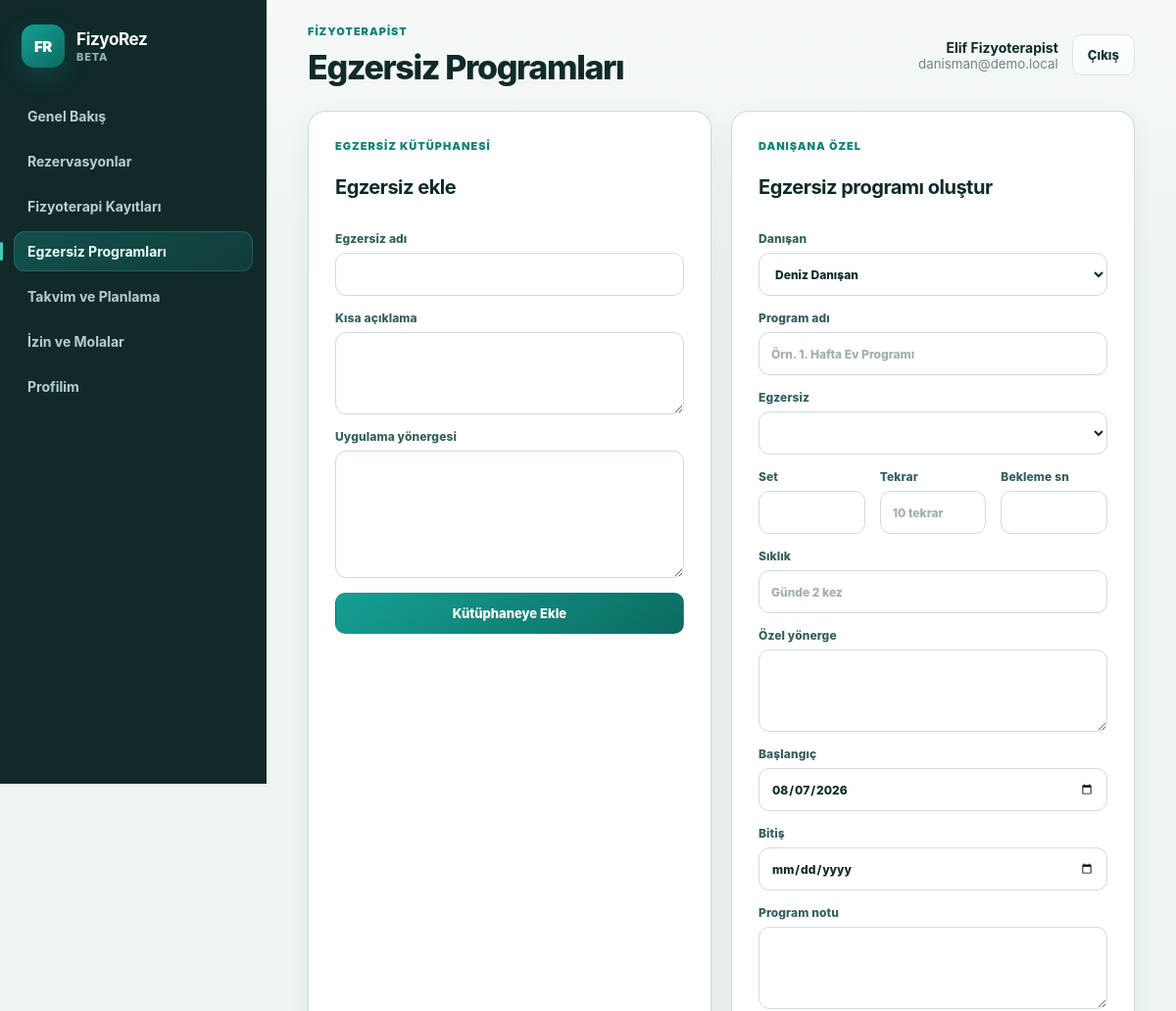
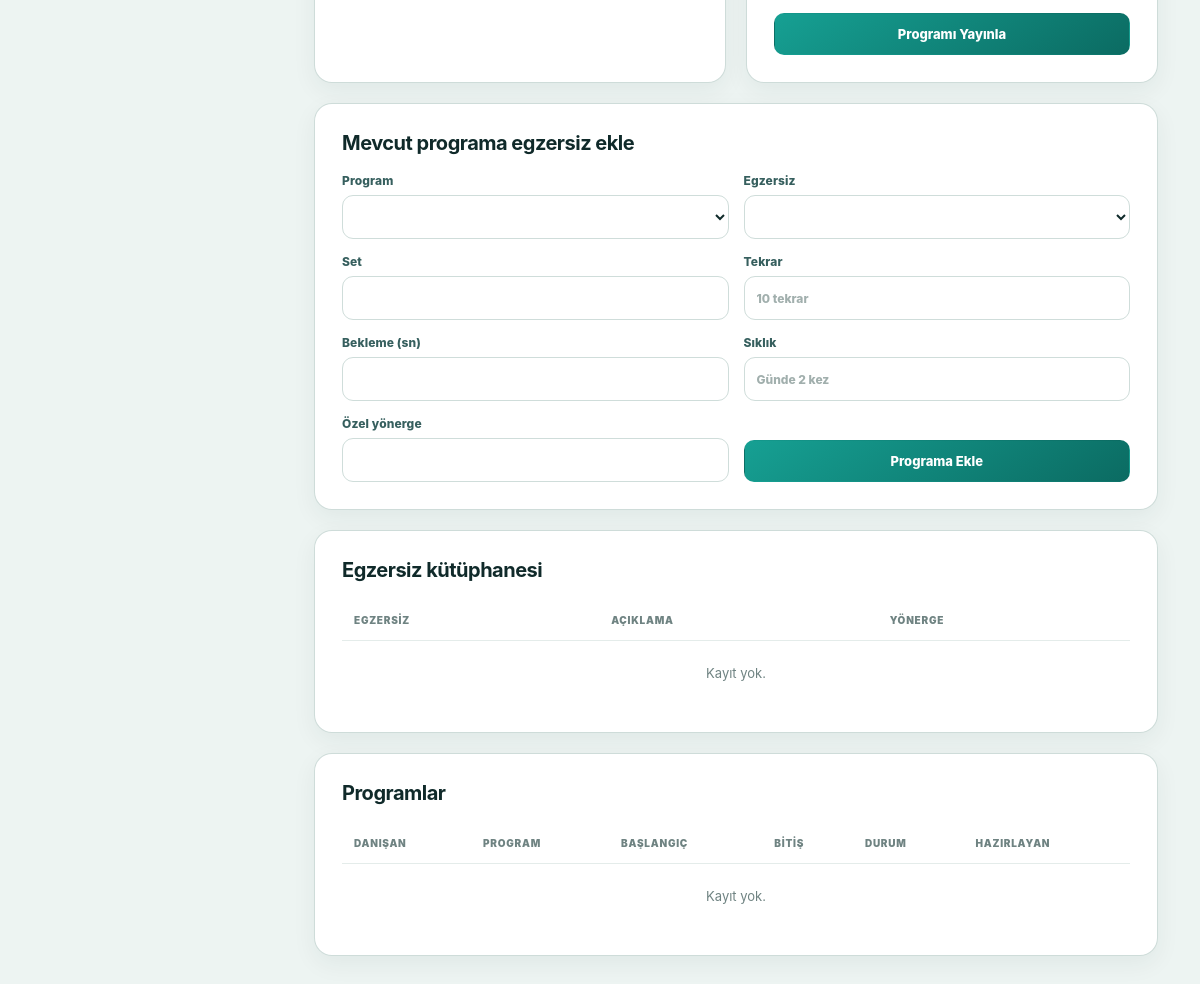
The page /admin/exercises (signed in) on the database its author committed (2 pictures, top to bottom).
### tables this page shows
CREATE TABLE IF NOT EXISTS users (
    id INT UNSIGNED AUTO_INCREMENT PRIMARY KEY,
    role ENUM('super_admin', 'admin', 'consultant', 'staff', 'customer') NOT NULL,
    name VARCHAR(160) NOT NULL,
    email VARCHAR(190) NOT NULL UNIQUE,
    phone VARCHAR(40) NULL,
    password_hash VARCHAR(255) NOT NULL,
    status ENUM('pending', 'active', 'suspended', 'passive') NOT NULL DEFAULT 'active',
    email_verified_at DATETIME NULL,
    privacy_consent_at DATETIME NULL,
    last_login_at DATETIME NULL,
    created_at DATETIME NOT NULL DEFAULT CURRENT_TIMESTAMP,
    updated_at DATETIME NULL ON UPDATE CURRENT_TIMESTAMP,
    INDEX idx_users_role (role),
    INDEX idx_users_status (status)
);

### admin/index.php (called while the page is built, shortened)
<?php
require dirname(__DIR__) . '/app/web.php';

### app/core.php (called while the page is built, shortened)
<?php
function config(string $key, mixed $default = null): mixed
{
    $value = $GLOBALS['config'] ?? [];
    foreach (explode('.', $key) as $segment) {
        $value = $value[$segment];
    }
    return $value;
}
function e(mixed $value): string
{
    return htmlspecialchars((string) $value, ENT_QUOTES, 'UTF-8');
}
function normalize_app_path(string $path): string
{
    $path = '/' . trim($path, '/');
    return $path === '//' ? '/' : $path;
}
function app_base_path(): string
{
    static $basePath = null;
    if ($basePath !== null) {
        return $basePath;
    }
    $scriptName = str_replace('\\', '/', (string) ($_SERVER['SCRIPT_NAME'] ?? ''));
    if (str_ends_with($scriptName, '/api/v1/index.php')) {
        $scriptDir = dirname(dirname(dirname($scriptName)));
    } elseif (str_ends_with($scriptName, '/admin/index.php')) {
        $scriptDir = dirname(dirname($scriptName));
    } elseif (str_ends_with($scriptName, '/index.php')) {
        $scriptDir = dirname($scriptName);
    } else {
        $scriptDir = '';
    }
    $scriptDir = trim(str_replace('\\', '/', $scriptDir), '/');
    return $basePath = $scriptDir === '' ? '' : '/' . $scriptDir;
}
function url_for(string $path = ''): string
{
    $base = app_base_path();
    $path = normalize_app_path($path);
    return $path === '/' ? ($base === '' ? '/' : $base . '/') : $base . $path;
}
function asset_url(string $path): string
{
    return url_for('/' . ltrim($path, '/'));
}
final class DB
{
    private static ?PDO $pdo = null;
    public static function pdo(): PDO
    {
        if (self::$pdo instanceof PDO) {
            return self::$pdo;
        }
        $db = config('db');
        $dsn = sprintf(
            'mysql:host=%s;dbname=%s;charset=%s',
            $db['host'] ?? 'localhost',
            $db['name'] ?? '',
            $db['charset'] ?? 'utf8mb4'
        );
        try {
            self::$pdo = new PDO($dsn, (string) ($db['user'] ?? ''), (string) ($db['pass'] ?? ''), [
                PDO::ATTR_ERRMODE => PDO::ERRMODE_EXCEPTION,
                PDO::ATTR_DEFAULT_FETCH_MODE => PDO::FETCH_ASSOC,
                PDO::ATTR_EMULATE_PREPARES => false,
            ]);
        } catch (PDOException $e) {
            throw new RuntimeException(friendly_error_message($e), 0, $e);
        }
        return self::$pdo;
    }
    public static function fetch(string $sql, array $params = []): ?array
    {
        $stmt = self::pdo()->prepare($sql);
        $stmt->execute($params);
        $row = $stmt->fetch();
        return $row ?: null;
    }
    public static function fetchAll(string $sql, array $params = []): array
    {
        $stmt = self::pdo()->prepare($sql);
        $stmt->execute($params);
        return $stmt->fetchAll();
    }
}
final class Auth
{
    public static function currentUser(): ?array
    {
        $user = DB::fetch('SELECT * FROM users WHERE id = ? AND status = "active"', [(int) $_SESSION['user_id']]);
        return $user ? self::sanitizeUser($user) : null;
    }
    public static function requireWeb(array $roles = []): array
    {
        $user = self::currentUser();
        return $user;
    }
    public static function sanitizeUser(array $user): array
    {
        unset($user['password_hash'], $user['token_hash']);
        return $user;
    }
}

### app/authorization.php (called while the page is built, shortened)
<?php
final class Authorization
{
    private static array $cache = [];
    public static function can(array $user, string $permission): bool
    {
        $role = (string) ($user['role'] ?? '');
        if (!array_key_exists($role, self::$cache)) {
            $rows = DB::fetchAll(
                'SELECT p.slug FROM permissions p
                 INNER JOIN role_permissions rp ON rp.permission_id = p.id
                 INNER JOIN roles r ON r.id = rp.role_id
                 WHERE r.slug = ?',
                [$role]
            );
            self::$cache[$role] = array_fill_keys(array_column($rows, 'slug'), true);
        }
        return isset(self::$cache[$role][$permission]);
    }
}
function can(array $user, string $permission): bool
{
    return Authorization::can($user, $permission);
}

### app/web.php (the view, shortened to what this page needs)
<?php
$path = current_path();
$flash = $_SESSION['flash'] ?? null;
try {
    $user = Auth::requireWeb();
    render_page($user, $path, $flash);
} catch (Throwable $e) {
    http_response_code(500);
    render_error($e);
}
function role_home(string $role): string
{
    return $role === 'customer' ? '/customer' : '/admin';
}
    ?>
    <?php
function render_page(array $user, string $path, ?array $flash): void
{
    $title = page_title($path);
    ?>
    <!doctype html><html lang="tr"><head><meta charset="utf-8"><meta name="viewport" content="width=device-width, initial-scale=1">
    <title><?= e($title) ?> · <?= e(config('app.name')) ?></title><link rel="stylesheet" href="<?= e(asset_url('assets/css/app.css')) ?>"></head><body>
    <div class="app-shell"><aside class="sidebar" id="sidebar"><a href="<?= e(url_for(role_home((string) $user['role']))) ?>" class="brand"><span class="brand-mark">FR</span><span><strong><?= e(config('app.name')) ?></strong><small>Beta</small></span></a><nav class="nav"><?= nav_links($user, $path) ?></nav></aside>
    <div class="main-shell"><header class="topbar"><button type="button" class="menu-button" data-menu aria-label="Menüyü aç">☰</button><div><p class="eyebrow"><?= e(role_label((string) $user['role'])) ?></p><h1><?= e($title) ?></h1></div><div class="user-box"><span><strong><?= e($user['name']) ?></strong><small><?= e($user['email']) ?></small></span><form method="post" action="<?= e(url_for('/logout')) ?>"><?= csrf_field() ?><button class="btn btn-ghost">Çıkış</button></form></div></header>
    <?php render_flash($flash); ?><main class="content"><?php render_route($user, $path); ?></main></div></div>
    <script src="<?= e(asset_url('assets/js/app.js')) ?>"></script></body></html>
    <?php
}
function page_title(string $path): string
{
    return [
        '/admin' => 'Genel Bakış', '/admin/users' => 'Personel Yönetimi', '/admin/customers' => 'Danışanlar', '/admin/roles' => 'Rol ve Yetkiler',
        '/admin/services' => 'Hizmetler', '/admin/packages' => 'Paket ve Haklar', '/admin/reservations' => 'Rezervasyonlar',
        '/admin/availability' => 'Takvim ve Planlama', '/admin/time-off' => 'İzin ve Molalar', '/admin/payments' => 'Ödemeler',
        '/admin/reports' => 'Raporlar', '/admin/settings' => 'Sistem Ayarları', '/admin/profile' => 'Profilim',
        '/admin/clinical' => 'Fizyoterapi Kayıtları', '/admin/exercises' => 'Egzersiz Programları',
        '/admin/audit' => 'İşlem Kayıtları',
        '/customer' => 'Ana Sayfa', '/customer/book' => 'Randevu Al', '/customer/reservations' => 'Randevularım',
        '/customer/packages' => 'Paketlerim', '/customer/payments' => 'Ödemelerim', '/customer/profile' => 'Profilim',
        '/customer/programs' => 'Egzersiz Programım',
    ][$path] ?? 'FizyoRez';
}
function role_label(string $role): string
{
    return ['super_admin' => 'Süper Yönetici', 'admin' => 'Yönetici', 'staff' => 'Resepsiyon / Personel', 'consultant' => 'Fizyoterapist', 'customer' => 'Danışan Portalı'][$role] ?? $role;
}
function nav_links(array $user, string $path): string
{
    if ($user['role'] === 'customer') {
        $links = ['/customer' => 'Ana Sayfa', '/customer/book' => 'Randevu Al', '/customer/reservations' => 'Randevularım', '/customer/packages' => 'Paketlerim', '/customer/programs' => 'Egzersiz Programım', '/customer/payments' => 'Ödemelerim', '/customer/profile' => 'Profilim'];
    } else {
        $links = ['/admin' => 'Genel Bakış'];
        if (can($user, 'reservations.view_all') || can($user, 'reservations.manage_own')) $links['/admin/reservations'] = 'Rezervasyonlar';
        if (can($user, 'clinical.view_all')) $links['/admin/clinical'] = 'Fizyoterapi Kayıtları';
        if (can($user, 'exercises.manage')) $links['/admin/exercises'] = 'Egzersiz Programları';
        if (can($user, 'schedules.manage_own') || can($user, 'schedules.view_all')) $links['/admin/availability'] = 'Takvim ve Planlama';
        if (can($user, 'time_off.manage_own') || can($user, 'time_off.manage_all')) $links['/admin/time-off'] = 'İzin ve Molalar';
        $links['/admin/profile'] = 'Profilim';
    }
    $html = '';
    foreach ($links as $href => $label) {
        $html .= '<a class="' . ($path === $href ? 'active' : '') . '" href="' . e(url_for($href)) . '">' . e($label) . '</a>';
    }
    return $html;
}
function render_route(array $user, string $path): void
{
    switch ($path) {
        case '/admin/exercises': Authorization::require($user, 'exercises.manage'); render_exercises($user); break;
    }
}
        ?>
    <?php
function render_exercises(array $user): void
{
    $exercises = DB::fetchAll('SELECT * FROM exercise_library WHERE active=1 ORDER BY name');
    $programs = DB::fetchAll('SELECT ep.*, c.name AS customer_name, u.name AS created_by_name FROM exercise_programs ep INNER JOIN users c ON c.id=ep.customer_id INNER JOIN users u ON u.id=ep.created_by ORDER BY ep.id DESC LIMIT 200'); ?>
    <section class="grid two-col"><form method="post" class="panel form-grid single"><?= csrf_field() ?><input type="hidden" name="action" value="create_exercise"><p class="eyebrow">Egzersiz kütüphanesi</p><h2>Egzersiz ekle</h2><label>Egzersiz adı<input name="name" required></label><label>Kısa açıklama<textarea name="description" rows="3"></textarea></label><label>Uygulama yönergesi<textarea name="instructions" rows="6"></textarea></label><button class="btn btn-primary">Kütüphaneye Ekle</button></form>
    <form method="post" class="panel form-grid single"><?= csrf_field() ?><input type="hidden" name="action" value="create_exercise_program"><p class="eyebrow">Danışana özel</p><h2>Egzersiz programı oluştur</h2><label>Danışan<select name="customer_id"><?php options(customers()); ?></select></label><label>Program adı<input name="title" required placeholder="Örn. 1. Hafta Ev Programı"></label><label>Egzersiz<select name="exercise_id"><?php options($exercises); ?></select></label><div class="form-grid compact"><label>Set<input type="number" name="sets_count" min="1"></label><label>Tekrar<input name="repetitions" placeholder="10 tekrar"></label><label>Bekleme sn<input type="number" name="hold_seconds" min="0"></label></div><label>Sıklık<input name="frequency_text" placeholder="Günde 2 kez"></label><label>Özel yönerge<textarea name="item_instructions" rows="3"></textarea></label><label>Başlangıç<input type="date" name="starts_at" value="<?= e(date('Y-m-d')) ?>"></label><label>Bitiş<input type="date" name="expires_at"></label><label>Program notu<textarea name="notes" rows="3"></textarea></label><button class="btn btn-primary">Programı Yayınla</button></form></section>
    <section class="panel"><h2>Mevcut programa egzersiz ekle</h2><form method="post" class="form-grid"><label>Program<select name="program_id"></select></label><label>Egzersiz<select name="exercise_id"></select></label><label>Set<input type="number" name="sets_count" min="1"></label><label>Tekrar<input name="repetitions" placeholder="10 tekrar"></label><label>Bekleme (sn)<input type="number" name="hold_seconds" min="0"></label><label>Sıklık<input name="frequency_text" placeholder="Günde 2 kez"></label><label>Özel yönerge<input name="item_instructions"></label><button class="btn btn-primary">Programa Ekle</button></form></section>
    <section class="panel"><h2>Egzersiz kütüphanesi</h2><?php render_bare_table($exercises, ['name' => 'Egzersiz', 'description' => 'Açıklama', 'instructions' => 'Yönerge']); ?></section><section class="panel"><h2>Programlar</h2><?php render_bare_table($programs, ['customer_name' => 'Danışan', 'title' => 'Program', 'starts_at' => 'Başlangıç', 'expires_at' => 'Bitiş', 'status' => 'Durum', 'created_by_name' => 'Hazırlayan']); ?></section><?php
}
    $programs = ClinicalService::programsForCustomer((int) $user['id']); $notes = ClinicalService::sharedNotesForCustomer((int) $user['id']); ?>
    ?><section class="panel"><?php render_bare_table($rows, $columns); ?></section><?php
function render_bare_table(array $rows, array $columns): void
{
    ?><div class="table-wrap"><table><thead><tr><?php foreach ($columns as $label): ?><th><?= e($label) ?></th><?php endforeach; ?></tr></thead><tbody><?php if (!$rows): ?><tr><td colspan="<?= count($columns) ?>" class="empty">Kayıt yok.</td></tr><?php endif; ?></tbody></table></div><?php
}
    ?><?php
function customers(): array { return DB::fetchAll('SELECT id, name FROM users WHERE role = "customer" AND status = "active" ORDER BY name'); }
function options(array $rows, string $labelKey = 'name'): void { foreach ($rows as $row) echo '<option value="' . e($row['id']) . '">' . e($row[$labelKey] ?? $row['name'] ?? $row['id']) . '</option>'; }
function csrf_field(): string { return '<input type="hidden" name="_csrf" value="' . e(csrf_token()) . '">'; }

### rows shown on the page
users: role "FIZYOTERAPIST", name "Elif Fizyoterapist", email "danisman@demo.local"

### other values the page prints
config('app.name') "FizyoRez"
$label "Genel Bakış"
$label "Rezervasyonlar"
$label "Fizyoterapi Kayıtları"
$label "Egzersiz Programları"
$label "Takvim ve Planlama"
$label "İzin ve Molalar"
$label "Profilim"
$title "Egzersiz Programları"
$label "EGZERSIZ"
$label "AÇIKLAMA"
$label "YÖNERGE"
$label "DANIŞAN"
$label "PROGRAM"
$label "BAŞLANGIÇ"
